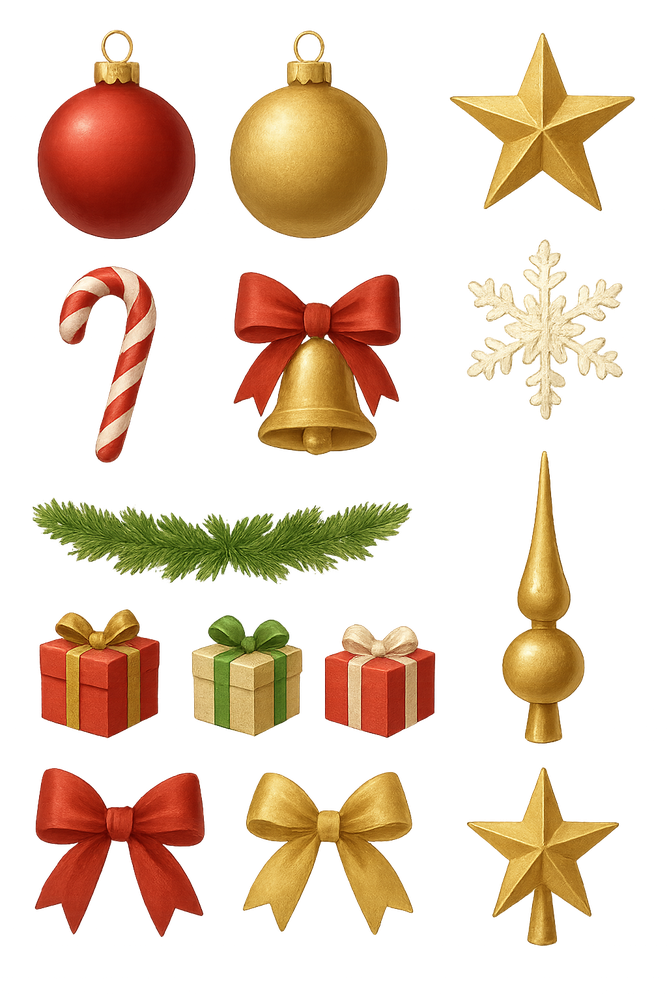
#> input picture assets/ornamnents.PNG, 667 x 1000 px, shrunk from 1024 x 1536 before the run, found by its file name
$ python separate_ornaments.py
#> lines starting #> are read from the running program, lines starting #| are printed output that depends on the picture
#!/usr/bin/env python3
"""
Script to separate individual ornaments from a composite image
"""

from PIL import Image
import os

def separate_ornaments_advanced(input_path, output_dir):
    """
    Separate ornaments using smarter detection
    """
    # Open the image
    img = Image.open(input_path)
#> img is the input picture: PIL image 667x1000 RGBA; mean R, G, B, A 57.2, 37.3, 18.5, 75.2
    print(f"Image size: {img.size}")
#| Image size: (667, 1000)
    print(f"Image mode: {img.mode}")
#| Image mode: RGBA

    width, height = img.size
#> width = 667; height = 1000

    # Try different grid configurations for 14 ornaments
    # Common layouts: 7x2, 2x7
    configs = [
        (7, 2),  # 7 columns, 2 rows
        (2, 7),  # 2 columns, 7 rows
    ]

    print("\nTrying different grid configurations...")

    for cols, rows in configs:
        print(f"\nTrying {cols}x{rows} grid:")
        ornament_width = width // cols
        ornament_height = height // rows
        print(f"  Each ornament: {ornament_width}x{ornament_height}")

    # Let's use 7 columns x 2 rows (more likely for ornaments)
    cols = 7
    rows = 2

    ornament_width = width // cols
#> ornament_width = 95
    ornament_height = height // rows
#> ornament_height = 500

    print(f"\nUsing grid: {cols}x{rows}")
    print(f"Each ornament size: {ornament_width}x{ornament_height}")
#| Each ornament size: 95x500

    # Create output directory if it doesn't exist
    os.makedirs(output_dir, exist_ok=True)

    ornament_count = 0

    # Extract each ornament
    for row in range(rows):
        for col in range(cols):
            ornament_count += 1

            # Calculate crop box
            left = col * ornament_width
            top = row * ornament_height
            right = left + ornament_width
            bottom = top + ornament_height

            # Crop the ornament
            ornament = img.crop((left, top, right, bottom))

            # Save the ornament
            output_path = os.path.join(output_dir, f"ornament-{ornament_count}.png")
            ornament.save(output_path)
            print(f"Saved: ornament-{ornament_count}.png ({left},{top} to {right},{bottom})")
#> this loop made 2 passes
#> pass 1, in separate_ornaments_advanced, `ornament.save(output_path)`:
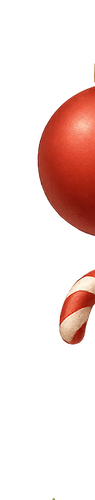
#> saved as ornament-1.png: PIL image 95x500 RGBA; mean R, G, B, A 34.8, 14.1, 10.1, 43.5; transparent parts drawn white
#> pass 1, in separate_ornaments_advanced, `ornament.save(output_path)`:
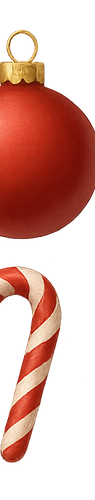
#> saved as ornament-2.png: PIL image 95x500 RGBA; mean R, G, B, A 77.2, 31.6, 21.5, 107.5; transparent parts drawn white
#> pass 1, in separate_ornaments_advanced, `ornament.save(output_path)`:
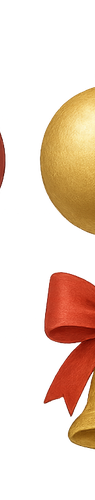
#> saved as ornament-3.png: PIL image 95x500 RGBA; mean R, G, B, A 54, 31.5, 15.9, 66; transparent parts drawn white
#> pass 1, in separate_ornaments_advanced, `ornament.save(output_path)`:
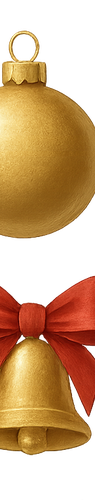
#> saved as ornament-4.png: PIL image 95x500 RGBA; mean R, G, B, A 109.1, 69.7, 28.9, 151.7; transparent parts drawn white
#> after the loop:
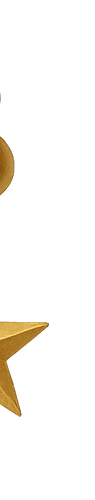
#> ornament: PIL image 95x500 RGBA; mean R, G, B, A 10.5, 7.6, 2.7, 13; transparent parts drawn white
#> after the loop, ornament_count = 14

    print(f"\nSuccessfully extracted {ornament_count} ornaments!")
#| Successfully extracted 14 ornaments!
    return ornament_count

if __name__ == "__main__":
    input_image = "/Users/thiransamuthumala/xmastree/assets/ornamnents.PNG"
    output_directory = "/Users/thiransamuthumala/xmastree/assets/ornaments"

    try:
        count = separate_ornaments_advanced(input_image, output_directory)
#> count = 14
        print(f"\nAll {count} ornaments saved to: {output_directory}")
#| All 14 ornaments saved to: /Users/thiransamuthumala/xmastree/assets/ornaments
    except Exception as e:
        print(f"Error: {e}")
        import traceback
        traceback.print_exc()

$ run again, with assets/tree.PNG copied over assets/ornamnents.PNG
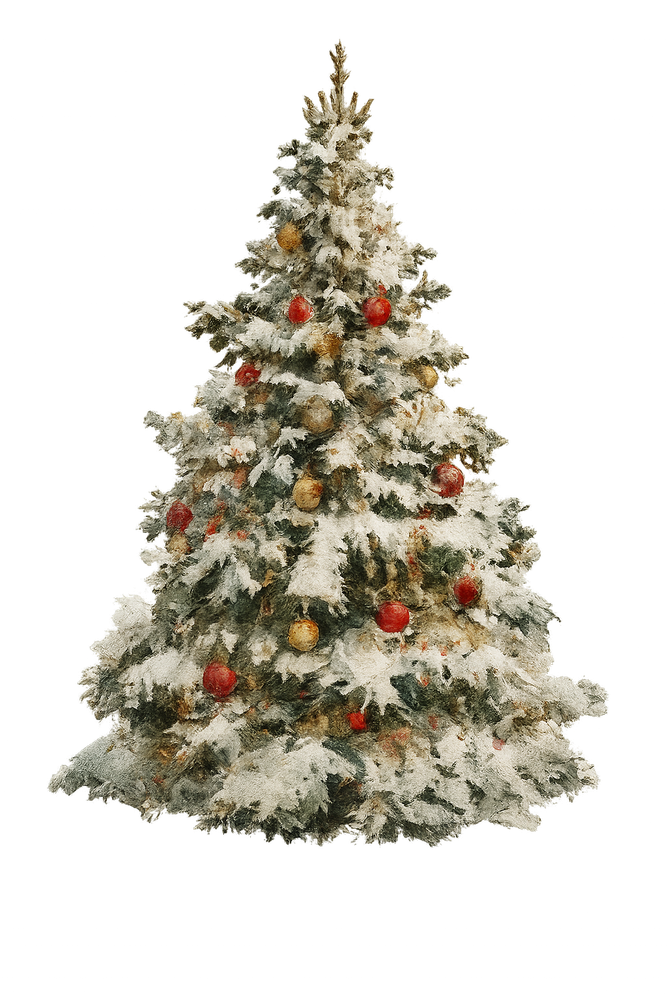
#> input picture assets/tree.PNG, 667 x 1000 px, shrunk from 1024 x 1536 before the run, found by its file name
#> in separate_ornaments_advanced, img is the input picture: PIL image 667x1000 RGBA; mean R, G, B, A 50.9, 47.6, 38.7, 85.8
#| Image size: (667, 1000)
#| Image mode: RGBA
#| Each ornament size: 95x500
#> the loop in separate_ornaments_advanced, `for row in range(rows):` made 2 passes
#> pass 1, in separate_ornaments_advanced, `ornament.save(output_path)`:
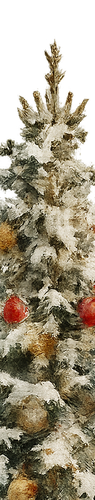
#> saved as ornament-4.png: PIL image 95x500 RGBA; mean R, G, B, A 109.1, 99.2, 76.8, 194.5; transparent parts drawn white
#> after the loop in separate_ornaments_advanced, `for row in range(rows):`:
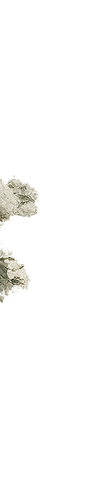
#> ornament: PIL image 95x500 RGBA; mean R, G, B, A 11.1, 10.9, 9.6, 11.3; transparent parts drawn white
#> after the loop in separate_ornaments_advanced, `for row in range(rows):`: ornament_count = 14
#| Successfully extracted 14 ornaments!
#| All 14 ornaments saved to: /Users/thiransamuthumala/xmastree/assets/ornaments
